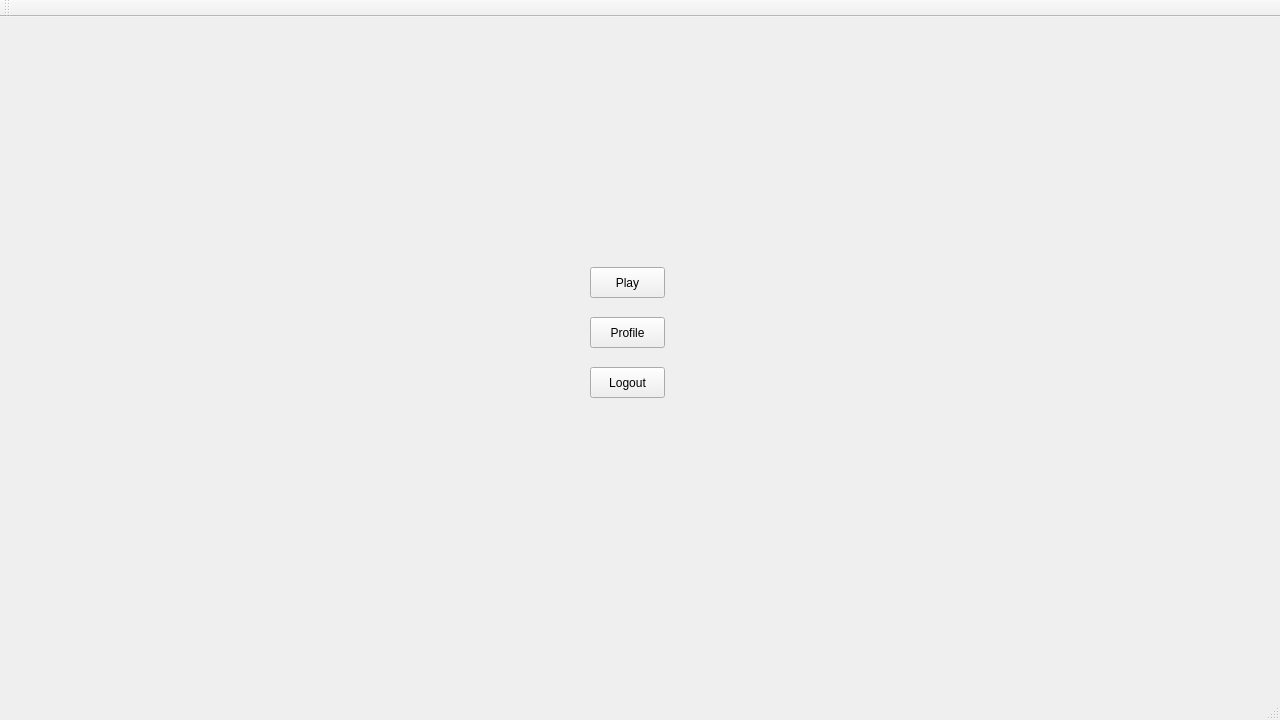
<?xml version="1.0" encoding="UTF-8"?>
<ui version="4.0">
 <class>TriviadorClass</class>
 <widget class="QMainWindow" name="TriviadorClass">
  <property name="geometry">
   <rect>
    <x>0</x>
    <y>0</y>
    <width>1280</width>
    <height>720</height>
   </rect>
  </property>
  <property name="windowTitle">
   <string>Triviador</string>
  </property>
  <widget class="QWidget" name="centralWidget">
   <widget class="QStackedWidget" name="stackedWidget">
    <property name="geometry">
     <rect>
      <x>0</x>
      <y>0</y>
      <width>1280</width>
      <height>720</height>
     </rect>
    </property>
    <property name="autoFillBackground">
     <bool>false</bool>
    </property>
    <property name="currentIndex">
     <number>0</number>
    </property>
    <widget class="QWidget" name="w0_menu">
     <widget class="QPushButton" name="profilePushButton">
      <property name="geometry">
       <rect>
        <x>590</x>
        <y>300</y>
        <width>75</width>
        <height>31</height>
       </rect>
      </property>
      <property name="text">
       <string>Profile</string>
      </property>
     </widget>
     <widget class="QPushButton" name="playGamePushButton">
      <property name="geometry">
       <rect>
        <x>590</x>
        <y>250</y>
        <width>75</width>
        <height>31</height>
       </rect>
      </property>
      <property name="text">
       <string>Play</string>
      </property>
     </widget>
     <widget class="QPushButton" name="quitPushButton">
      <property name="geometry">
       <rect>
        <x>590</x>
        <y>350</y>
        <width>75</width>
        <height>31</height>
       </rect>
      </property>
      <property name="text">
       <string>Logout</string>
      </property>
     </widget>
    </widget>
    <widget class="QWidget" name="w1_playerProfile">
     <widget class="QLabel" name="profileCreationDateLabel">
      <property name="geometry">
       <rect>
        <x>140</x>
        <y>180</y>
        <width>91</width>
        <height>21</height>
       </rect>
      </property>
      <property name="text">
       <string>Creation date</string>
      </property>
     </widget>
     <widget class="QLabel" name="userProfilePlayedGamesLabel">
      <property name="geometry">
       <rect>
        <x>250</x>
        <y>120</y>
        <width>141</width>
        <height>21</height>
       </rect>
      </property>
      <property name="font">
       <font>
        <bold>true</bold>
       </font>
      </property>
      <property name="text">
       <string>user_data</string>
      </property>
     </widget>
     <widget class="QLabel" name="profileUsernameLabel">
      <property name="geometry">
       <rect>
        <x>140</x>
        <y>60</y>
        <width>91</width>
        <height>21</height>
       </rect>
      </property>
      <property name="text">
       <string>Username:</string>
      </property>
     </widget>
     <widget class="QLabel" name="userProfileUsernameLabel">
      <property name="geometry">
       <rect>
        <x>250</x>
        <y>60</y>
        <width>141</width>
        <height>21</height>
       </rect>
      </property>
      <property name="font">
       <font>
        <bold>true</bold>
       </font>
      </property>
      <property name="text">
       <string>user_data</string>
      </property>
     </widget>
     <widget class="QLabel" name="profilePlayedGamesLable">
      <property name="geometry">
       <rect>
        <x>140</x>
        <y>120</y>
        <width>101</width>
        <height>21</height>
       </rect>
      </property>
      <property name="text">
       <string>Played Games:</string>
      </property>
     </widget>
     <widget class="QPushButton" name="profileSettingsPushButton">
      <property name="geometry">
       <rect>
        <x>1120</x>
        <y>620</y>
        <width>131</width>
        <height>24</height>
       </rect>
      </property>
      <property name="text">
       <string>Profile settings</string>
      </property>
     </widget>
     <widget class="QLabel" name="userProfileEmailLabel">
      <property name="geometry">
       <rect>
        <x>250</x>
        <y>90</y>
        <width>141</width>
        <height>21</height>
       </rect>
      </property>
      <property name="font">
       <font>
        <bold>true</bold>
       </font>
      </property>
      <property name="text">
       <string>user_data</string>
      </property>
     </widget>
     <widget class="QLabel" name="userProfileCreationDateLabel">
      <property name="geometry">
       <rect>
        <x>250</x>
        <y>180</y>
        <width>171</width>
        <height>21</height>
       </rect>
      </property>
      <property name="font">
       <font>
        <bold>true</bold>
       </font>
      </property>
      <property name="text">
       <string>user_data</string>
      </property>
     </widget>
     <widget class="QPushButton" name="backToMenuPushButton">
      <property name="geometry">
       <rect>
        <x>20</x>
        <y>620</y>
        <width>131</width>
        <height>24</height>
       </rect>
      </property>
      <property name="text">
       <string>Back to the menu</string>
      </property>
     </widget>
     <widget class="QLabel" name="profileWonGamesLabel">
      <property name="geometry">
       <rect>
        <x>140</x>
        <y>150</y>
        <width>91</width>
        <height>21</height>
       </rect>
      </property>
      <property name="text">
       <string>Won Games:</string>
      </property>
     </widget>
     <widget class="QLabel" name="userProfileWonGamesLabel">
      <property name="geometry">
       <rect>
        <x>250</x>
        <y>150</y>
        <width>141</width>
        <height>21</height>
       </rect>
      </property>
      <property name="font">
       <font>
        <bold>true</bold>
       </font>
      </property>
      <property name="text">
       <string>user_data</string>
      </property>
     </widget>
     <widget class="QLabel" name="profileEmailLabel">
      <property name="geometry">
       <rect>
        <x>140</x>
        <y>90</y>
        <width>91</width>
        <height>21</height>
       </rect>
      </property>
      <property name="text">
       <string>Email:</string>
      </property>
     </widget>
     <widget class="QLabel" name="userErrorLabel">
      <property name="geometry">
       <rect>
        <x>130</x>
        <y>20</y>
        <width>291</width>
        <height>21</height>
       </rect>
      </property>
      <property name="font">
       <font>
        <bold>true</bold>
       </font>
      </property>
      <property name="text">
       <string>error </string>
      </property>
      <property name="alignment">
       <set>Qt::AlignCenter</set>
      </property>
     </widget>
     <widget class="QLabel" name="gamesHistoryLabel">
      <property name="geometry">
       <rect>
        <x>120</x>
        <y>220</y>
        <width>161</width>
        <height>16</height>
       </rect>
      </property>
      <property name="text">
       <string>Games History:</string>
      </property>
     </widget>
     <widget class="QTableWidget" name="gamesHistoryTableWidget">
      <property name="geometry">
       <rect>
        <x>120</x>
        <y>240</y>
        <width>661</width>
        <height>231</height>
       </rect>
      </property>
     </widget>
    </widget>
    <widget class="QWidget" name="w3_changeCredentials">
     <widget class="QLineEdit" name="changeUsernameLineEdit">
      <property name="geometry">
       <rect>
        <x>470</x>
        <y>190</y>
        <width>131</width>
        <height>21</height>
       </rect>
      </property>
     </widget>
     <widget class="QPushButton" name="changeEmailPushButton">
      <property name="geometry">
       <rect>
        <x>320</x>
        <y>270</y>
        <width>131</width>
        <height>24</height>
       </rect>
      </property>
      <property name="text">
       <string>Change email</string>
      </property>
     </widget>
     <widget class="QLineEdit" name="changeEmailLineEdit">
      <property name="geometry">
       <rect>
        <x>470</x>
        <y>270</y>
        <width>131</width>
        <height>21</height>
       </rect>
      </property>
     </widget>
     <widget class="QPushButton" name="changeUsernamePushButton">
      <property name="geometry">
       <rect>
        <x>320</x>
        <y>190</y>
        <width>131</width>
        <height>24</height>
       </rect>
      </property>
      <property name="text">
       <string>Change username</string>
      </property>
     </widget>
     <widget class="QPushButton" name="changePasswordPushButton">
      <property name="geometry">
       <rect>
        <x>320</x>
        <y>230</y>
        <width>131</width>
        <height>24</height>
       </rect>
      </property>
      <property name="text">
       <string>Change password</string>
      </property>
     </widget>
     <widget class="QPushButton" name="saveProfileSettingsPushButton">
      <property name="geometry">
       <rect>
        <x>1120</x>
        <y>620</y>
        <width>131</width>
        <height>24</height>
       </rect>
      </property>
      <property name="text">
       <string>Save </string>
      </property>
     </widget>
     <widget class="QLineEdit" name="changePasswordLineEdit">
      <property name="geometry">
       <rect>
        <x>470</x>
        <y>230</y>
        <width>131</width>
        <height>21</height>
       </rect>
      </property>
     </widget>
     <widget class="QLabel" name="updateUserDetailsMessageLabel">
      <property name="geometry">
       <rect>
        <x>470</x>
        <y>310</y>
        <width>121</width>
        <height>91</height>
       </rect>
      </property>
      <property name="text">
       <string>Update user details message</string>
      </property>
      <property name="wordWrap">
       <bool>true</bool>
      </property>
     </widget>
     <widget class="QPushButton" name="backToProfileButton">
      <property name="geometry">
       <rect>
        <x>20</x>
        <y>620</y>
        <width>131</width>
        <height>24</height>
       </rect>
      </property>
      <property name="text">
       <string>Back to profile </string>
      </property>
     </widget>
     <widget class="QLabel" name="changeUsernameMessageLabel">
      <property name="geometry">
       <rect>
        <x>620</x>
        <y>190</y>
        <width>521</width>
        <height>16</height>
       </rect>
      </property>
      <property name="text">
       <string>Change username message label</string>
      </property>
     </widget>
     <widget class="QLabel" name="changePasswordMessageLabel">
      <property name="geometry">
       <rect>
        <x>620</x>
        <y>230</y>
        <width>521</width>
        <height>16</height>
       </rect>
      </property>
      <property name="text">
       <string>Change password message label</string>
      </property>
     </widget>
     <widget class="QLabel" name="changeEmailMessageLabel">
      <property name="geometry">
       <rect>
        <x>620</x>
        <y>270</y>
        <width>521</width>
        <height>16</height>
       </rect>
      </property>
      <property name="text">
       <string>Change email message label</string>
      </property>
     </widget>
    </widget>
    <widget class="QWidget" name="w4_availableRooms">
     <widget class="QPushButton" name="twoPlayersPushButton">
      <property name="geometry">
       <rect>
        <x>120</x>
        <y>70</y>
        <width>75</width>
        <height>24</height>
       </rect>
      </property>
      <property name="mouseTracking">
       <bool>true</bool>
      </property>
      <property name="autoFillBackground">
       <bool>false</bool>
      </property>
      <property name="text">
       <string>2 players</string>
      </property>
      <property name="checkable">
       <bool>true</bool>
      </property>
      <property name="checked">
       <bool>false</bool>
      </property>
      <property name="autoExclusive">
       <bool>true</bool>
      </property>
      <property name="autoDefault">
       <bool>true</bool>
      </property>
      <property name="default">
       <bool>true</bool>
      </property>
     </widget>
     <widget class="QLabel" name="mapHeightLabel">
      <property name="geometry">
       <rect>
        <x>200</x>
        <y>360</y>
        <width>121</width>
        <height>16</height>
       </rect>
      </property>
      <property name="text">
       <string>map height</string>
      </property>
     </widget>
     <widget class="QSpinBox" name="roundsSpinBox">
      <property name="geometry">
       <rect>
        <x>140</x>
        <y>330</y>
        <width>42</width>
        <height>22</height>
       </rect>
      </property>
     </widget>
     <widget class="QPushButton" name="customModePushButton">
      <property name="geometry">
       <rect>
        <x>120</x>
        <y>190</y>
        <width>75</width>
        <height>24</height>
       </rect>
      </property>
      <property name="mouseTracking">
       <bool>true</bool>
      </property>
      <property name="text">
       <string>custom</string>
      </property>
      <property name="checkable">
       <bool>true</bool>
      </property>
      <property name="autoExclusive">
       <bool>true</bool>
      </property>
     </widget>
     <widget class="QLabel" name="gameModeLabel">
      <property name="geometry">
       <rect>
        <x>100</x>
        <y>30</y>
        <width>121</width>
        <height>16</height>
       </rect>
      </property>
      <property name="text">
       <string>Select game mode:</string>
      </property>
     </widget>
     <widget class="QSpinBox" name="mapHeightSpinBox">
      <property name="geometry">
       <rect>
        <x>140</x>
        <y>360</y>
        <width>42</width>
        <height>22</height>
       </rect>
      </property>
     </widget>
     <widget class="QLabel" name="mapWidthLabel">
      <property name="geometry">
       <rect>
        <x>200</x>
        <y>390</y>
        <width>121</width>
        <height>16</height>
       </rect>
      </property>
      <property name="text">
       <string>map width</string>
      </property>
     </widget>
     <widget class="QSpinBox" name="playersSpinBox">
      <property name="geometry">
       <rect>
        <x>140</x>
        <y>300</y>
        <width>41</width>
        <height>22</height>
       </rect>
      </property>
     </widget>
     <widget class="QLabel" name="roundsLabel">
      <property name="geometry">
       <rect>
        <x>200</x>
        <y>330</y>
        <width>121</width>
        <height>16</height>
       </rect>
      </property>
      <property name="text">
       <string>number of rounds</string>
      </property>
     </widget>
     <widget class="QPushButton" name="fourPlayersPushButton">
      <property name="geometry">
       <rect>
        <x>120</x>
        <y>150</y>
        <width>75</width>
        <height>24</height>
       </rect>
      </property>
      <property name="mouseTracking">
       <bool>true</bool>
      </property>
      <property name="text">
       <string>4 players</string>
      </property>
      <property name="checkable">
       <bool>true</bool>
      </property>
      <property name="autoExclusive">
       <bool>true</bool>
      </property>
     </widget>
     <widget class="QPushButton" name="threePlayersPushButton">
      <property name="geometry">
       <rect>
        <x>120</x>
        <y>110</y>
        <width>75</width>
        <height>24</height>
       </rect>
      </property>
      <property name="mouseTracking">
       <bool>true</bool>
      </property>
      <property name="text">
       <string>3 players</string>
      </property>
      <property name="checkable">
       <bool>true</bool>
      </property>
      <property name="autoExclusive">
       <bool>true</bool>
      </property>
     </widget>
     <widget class="QLabel" name="playersLabel">
      <property name="geometry">
       <rect>
        <x>200</x>
        <y>300</y>
        <width>121</width>
        <height>16</height>
       </rect>
      </property>
      <property name="text">
       <string>number of players</string>
      </property>
     </widget>
     <widget class="QSpinBox" name="mapWidthSpinBox">
      <property name="geometry">
       <rect>
        <x>140</x>
        <y>390</y>
        <width>42</width>
        <height>22</height>
       </rect>
      </property>
     </widget>
     <widget class="QLabel" name="twoPlayersRoomLabel">
      <property name="geometry">
       <rect>
        <x>260</x>
        <y>70</y>
        <width>121</width>
        <height>16</height>
       </rect>
      </property>
      <property name="text">
       <string>2 players room</string>
      </property>
     </widget>
     <widget class="QLabel" name="threePlayersRoomLabel">
      <property name="geometry">
       <rect>
        <x>260</x>
        <y>110</y>
        <width>121</width>
        <height>16</height>
       </rect>
      </property>
      <property name="text">
       <string>3 players room</string>
      </property>
     </widget>
     <widget class="QLabel" name="fourPlayersRoomLabel">
      <property name="geometry">
       <rect>
        <x>260</x>
        <y>150</y>
        <width>121</width>
        <height>16</height>
       </rect>
      </property>
      <property name="text">
       <string>4 players room</string>
      </property>
     </widget>
     <widget class="QPushButton" name="joinRoomPushButton">
      <property name="geometry">
       <rect>
        <x>790</x>
        <y>480</y>
        <width>75</width>
        <height>24</height>
       </rect>
      </property>
      <property name="text">
       <string>Join room</string>
      </property>
     </widget>
     <widget class="QPushButton" name="backToMenuPushButton_2">
      <property name="geometry">
       <rect>
        <x>60</x>
        <y>480</y>
        <width>101</width>
        <height>24</height>
       </rect>
      </property>
      <property name="text">
       <string>Back to menu</string>
      </property>
     </widget>
     <widget class="QLabel" name="currentNumberOfPlayers2Label">
      <property name="geometry">
       <rect>
        <x>50</x>
        <y>70</y>
        <width>20</width>
        <height>20</height>
       </rect>
      </property>
      <property name="text">
       <string>&lt;html&gt;&lt;head/&gt;&lt;body&gt;&lt;p align=&quot;center&quot;&gt;&lt;span style=&quot; font-weight:700;&quot;&gt;0&lt;/span&gt;&lt;/p&gt;&lt;/body&gt;&lt;/html&gt;</string>
      </property>
     </widget>
     <widget class="QLabel" name="maximNumberOfPlayers2Label">
      <property name="geometry">
       <rect>
        <x>60</x>
        <y>70</y>
        <width>20</width>
        <height>21</height>
       </rect>
      </property>
      <property name="text">
       <string>&lt;html&gt;&lt;head/&gt;&lt;body&gt;&lt;p align=&quot;center&quot;&gt;&lt;span style=&quot; font-weight:700;&quot;&gt;/ 0&lt;/span&gt;&lt;/p&gt;&lt;/body&gt;&lt;/html&gt;</string>
      </property>
     </widget>
     <widget class="QLabel" name="maximNumberOfPlayers3Label">
      <property name="geometry">
       <rect>
        <x>60</x>
        <y>110</y>
        <width>20</width>
        <height>21</height>
       </rect>
      </property>
      <property name="text">
       <string>&lt;html&gt;&lt;head/&gt;&lt;body&gt;&lt;p align=&quot;center&quot;&gt;&lt;span style=&quot; font-weight:700;&quot;&gt;/ 0&lt;/span&gt;&lt;/p&gt;&lt;/body&gt;&lt;/html&gt;</string>
      </property>
     </widget>
     <widget class="QLabel" name="currentNumberOfPlayers3Label">
      <property name="geometry">
       <rect>
        <x>50</x>
        <y>110</y>
        <width>20</width>
        <height>20</height>
       </rect>
      </property>
      <property name="text">
       <string>&lt;html&gt;&lt;head/&gt;&lt;body&gt;&lt;p align=&quot;center&quot;&gt;&lt;span style=&quot; font-weight:700;&quot;&gt;0&lt;/span&gt;&lt;/p&gt;&lt;/body&gt;&lt;/html&gt;</string>
      </property>
     </widget>
     <widget class="QLabel" name="currentNumberOfPlayers4Label">
      <property name="geometry">
       <rect>
        <x>50</x>
        <y>150</y>
        <width>20</width>
        <height>20</height>
       </rect>
      </property>
      <property name="text">
       <string>&lt;html&gt;&lt;head/&gt;&lt;body&gt;&lt;p align=&quot;center&quot;&gt;&lt;span style=&quot; font-weight:700;&quot;&gt;0&lt;/span&gt;&lt;/p&gt;&lt;/body&gt;&lt;/html&gt;</string>
      </property>
     </widget>
     <widget class="QLabel" name="maximNumberOfPlayers4Label">
      <property name="geometry">
       <rect>
        <x>60</x>
        <y>150</y>
        <width>20</width>
        <height>21</height>
       </rect>
      </property>
      <property name="text">
       <string>&lt;html&gt;&lt;head/&gt;&lt;body&gt;&lt;p align=&quot;center&quot;&gt;&lt;span style=&quot; font-weight:700;&quot;&gt;/ 0&lt;/span&gt;&lt;/p&gt;&lt;/body&gt;&lt;/html&gt;</string>
      </property>
     </widget>
     <widget class="QLabel" name="maximNumberOfPlayersCustomModeLabel">
      <property name="geometry">
       <rect>
        <x>60</x>
        <y>190</y>
        <width>20</width>
        <height>21</height>
       </rect>
      </property>
      <property name="text">
       <string>&lt;html&gt;&lt;head/&gt;&lt;body&gt;&lt;p align=&quot;center&quot;&gt;&lt;span style=&quot; font-weight:700;&quot;&gt;/ 0&lt;/span&gt;&lt;/p&gt;&lt;/body&gt;&lt;/html&gt;</string>
      </property>
     </widget>
     <widget class="QLabel" name="currentNumberOfPlayersCustomModeLabel">
      <property name="geometry">
       <rect>
        <x>50</x>
        <y>190</y>
        <width>20</width>
        <height>20</height>
       </rect>
      </property>
      <property name="text">
       <string>&lt;html&gt;&lt;head/&gt;&lt;body&gt;&lt;p align=&quot;center&quot;&gt;&lt;span style=&quot; font-weight:700;&quot;&gt;0&lt;/span&gt;&lt;/p&gt;&lt;/body&gt;&lt;/html&gt;</string>
      </property>
     </widget>
     <widget class="QLabel" name="customModeRoomLabel">
      <property name="geometry">
       <rect>
        <x>260</x>
        <y>190</y>
        <width>121</width>
        <height>16</height>
       </rect>
      </property>
      <property name="text">
       <string>custom mode room</string>
      </property>
     </widget>
    </widget>
    <widget class="QWidget" name="w5_roomDetails">
     <widget class="QPushButton" name="backToRoomPushButton">
      <property name="geometry">
       <rect>
        <x>50</x>
        <y>490</y>
        <width>75</width>
        <height>24</height>
       </rect>
      </property>
      <property name="text">
       <string>Back</string>
      </property>
     </widget>
     <widget class="QLabel" name="playersDetailsRoomLabel">
      <property name="geometry">
       <rect>
        <x>570</x>
        <y>20</y>
        <width>121</width>
        <height>21</height>
       </rect>
      </property>
      <property name="text">
       <string>&lt;html&gt;&lt;head/&gt;&lt;body&gt;&lt;p align=&quot;center&quot;&gt;&lt;span style=&quot; font-weight:700;&quot;&gt;room details&lt;/span&gt;&lt;/p&gt;&lt;/body&gt;&lt;/html&gt;</string>
      </property>
     </widget>
     <widget class="QListWidget" name="playersListWidget">
      <property name="geometry">
       <rect>
        <x>40</x>
        <y>110</y>
        <width>271</width>
        <height>192</height>
       </rect>
      </property>
      <property name="autoFillBackground">
       <bool>false</bool>
      </property>
      <property name="frameShape">
       <enum>QFrame::Box</enum>
      </property>
      <property name="frameShadow">
       <enum>QFrame::Sunken</enum>
      </property>
      <property name="verticalScrollBarPolicy">
       <enum>Qt::ScrollBarAlwaysOn</enum>
      </property>
      <property name="horizontalScrollBarPolicy">
       <enum>Qt::ScrollBarAsNeeded</enum>
      </property>
      <property name="sizeAdjustPolicy">
       <enum>QAbstractScrollArea::AdjustToContents</enum>
      </property>
      <property name="showDropIndicator" stdset="0">
       <bool>true</bool>
      </property>
      <property name="selectionMode">
       <enum>QAbstractItemView::SingleSelection</enum>
      </property>
      <property name="iconSize">
       <size>
        <width>0</width>
        <height>0</height>
       </size>
      </property>
      <property name="textElideMode">
       <enum>Qt::ElideRight</enum>
      </property>
      <property name="movement">
       <enum>QListView::Static</enum>
      </property>
      <property name="isWrapping" stdset="0">
       <bool>false</bool>
      </property>
      <property name="viewMode">
       <enum>QListView::ListMode</enum>
      </property>
      <property name="uniformItemSizes">
       <bool>false</bool>
      </property>
      <property name="batchSize">
       <number>10</number>
      </property>
      <property name="wordWrap">
       <bool>true</bool>
      </property>
      <property name="selectionRectVisible">
       <bool>false</bool>
      </property>
      <property name="sortingEnabled">
       <bool>false</bool>
      </property>
     </widget>
     <widget class="QLabel" name="currentPlayersLabel">
      <property name="geometry">
       <rect>
        <x>110</x>
        <y>80</y>
        <width>121</width>
        <height>21</height>
       </rect>
      </property>
      <property name="text">
       <string>&lt;html&gt;&lt;head/&gt;&lt;body&gt;&lt;p align=&quot;center&quot;&gt;&lt;span style=&quot; font-weight:700;&quot;&gt;Current players&lt;/span&gt;&lt;/p&gt;&lt;/body&gt;&lt;/html&gt;</string>
      </property>
     </widget>
     <widget class="QPushButton" name="readyGameRoomPushButton">
      <property name="geometry">
       <rect>
        <x>390</x>
        <y>163</y>
        <width>75</width>
        <height>31</height>
       </rect>
      </property>
      <property name="text">
       <string>Ready</string>
      </property>
     </widget>
     <widget class="QLabel" name="roomNumberRoomLabel">
      <property name="geometry">
       <rect>
        <x>30</x>
        <y>40</y>
        <width>121</width>
        <height>21</height>
       </rect>
      </property>
      <property name="text">
       <string>&lt;html&gt;&lt;head/&gt;&lt;body&gt;&lt;p align=&quot;center&quot;&gt;room number&lt;/p&gt;&lt;/body&gt;&lt;/html&gt;</string>
      </property>
     </widget>
     <widget class="QLabel" name="idRoomLabel">
      <property name="geometry">
       <rect>
        <x>30</x>
        <y>20</y>
        <width>121</width>
        <height>21</height>
       </rect>
      </property>
      <property name="text">
       <string>&lt;html&gt;&lt;head/&gt;&lt;body&gt;&lt;p align=&quot;center&quot;&gt;room ID&lt;/p&gt;&lt;/body&gt;&lt;/html&gt;</string>
      </property>
     </widget>
     <widget class="QProgressBar" name="progressBar">
      <property name="geometry">
       <rect>
        <x>40</x>
        <y>320</y>
        <width>271</width>
        <height>23</height>
       </rect>
      </property>
      <property name="value">
       <number>1</number>
      </property>
      <property name="textVisible">
       <bool>false</bool>
      </property>
      <property name="textDirection">
       <enum>QProgressBar::BottomToTop</enum>
      </property>
     </widget>
     <widget class="QLabel" name="gameStartLabel">
      <property name="geometry">
       <rect>
        <x>360</x>
        <y>290</y>
        <width>121</width>
        <height>71</height>
       </rect>
      </property>
      <property name="text">
       <string> All players are ready, the game is starting</string>
      </property>
      <property name="alignment">
       <set>Qt::AlignCenter</set>
      </property>
      <property name="wordWrap">
       <bool>true</bool>
      </property>
     </widget>
    </widget>
   </widget>
  </widget>
  <widget class="QMenuBar" name="menuBar">
   <property name="geometry">
    <rect>
     <x>0</x>
     <y>0</y>
     <width>1280</width>
     <height>22</height>
    </rect>
   </property>
  </widget>
  <widget class="QToolBar" name="mainToolBar">
   <attribute name="toolBarArea">
    <enum>TopToolBarArea</enum>
   </attribute>
   <attribute name="toolBarBreak">
    <bool>false</bool>
   </attribute>
  </widget>
  <widget class="QStatusBar" name="statusBar"/>
 </widget>
 <layoutdefault spacing="6" margin="11"/>
 <resources>
  <include location="Triviador.qrc"/>
 </resources>
 <connections/>
</ui>
